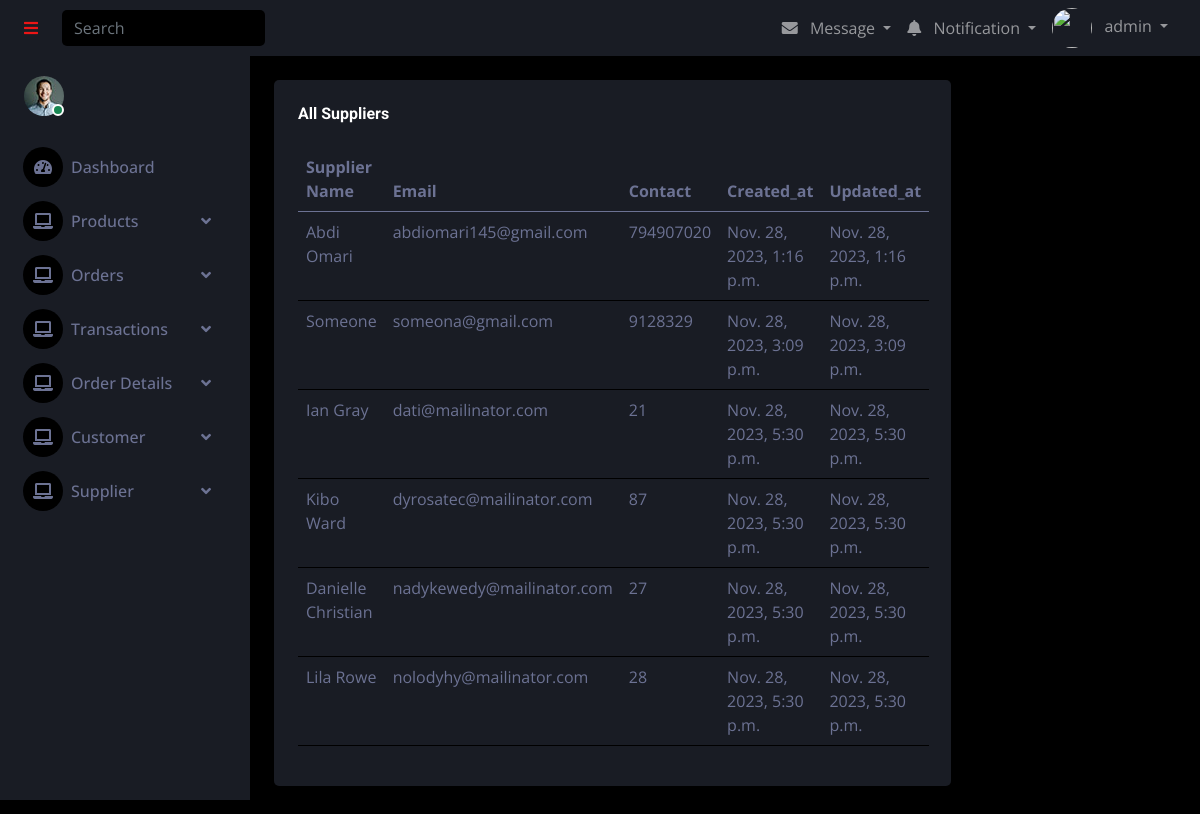
Screenshot of /Supplier/ (signed in) with the database file from the repository.
### inventory_app/models.py (models this page shows, shortened)
class Supplier(models.Model):
    supplierID = models.AutoField(primary_key=True)
    name = models.CharField(max_length=40)
    email = models.EmailField(unique=True)
    contact = models.IntegerField()
    created_at = models.DateTimeField(auto_now_add=True, null=True)  # Once during creation
    updated_at = models.DateTimeField(auto_now=True, null=True)  # Every time an update happens

### inventory_app/views.py (the view)
# urls.py: path('Supplier/', views.view_suppliers, name='view_suppliers'),
@login_required
def view_suppliers(request):
    suppliers = Supplier.objects.all()
    return render(request, "view_suppliers.html", {"suppliers": suppliers})

### templates/view_suppliers.html (shortened to what this page needs)
{% extends "layout/master.html" %}
{% load humanize %}
{% block content %}
    <div class="container-fluid position-relative d-flex p-0">
     <div class="content">
      <div class="container-fluid pt-4 px-4">
     <div class="col-sm-12 col-xl-9">
                        <div class="bg-secondary rounded h-100 p-4">
                            <h6 class="mb-4">All Suppliers</h6>
                            <table class="table table-hover">
                                <thead>
                                    <tr>
                                        <th scope="col">Supplier Name</th>
                                        <th scope="col">Email</th>
                                        <th scope="col">Contact</th>
                                        <th scope="col">Created_at</th>
                                         <th scope="col">Updated_at</th>
                                    </tr>
                                </thead>
                                <tbody>
                                {% for supplier in suppliers %}
                                    <tr>
                                        <td>{{ supplier.name }}</td>
                                        <td>{{ supplier.email }}</td>
                                        <td>{{ supplier.contact }}</td>
                                        <td>{{ supplier.created_at }}</td>
                                        <td>{{ supplier.updated_at }}</td>
                                    </tr>
                                {% endfor %}
                                </tbody>
                            </table>
                        </div>
                    </div>
      </div>
     </div>
    </div>
{% endblock %}

### templates/partials/header.html (shortened to what this page needs)
{% load static %}
        <div class="sidebar pe-4 pb-3">
            <nav class="navbar bg-secondary navbar-dark">
                <a href="{% url 'home' %}" class="navbar-brand mx-4 mb-3">
                    <h3 class="text-primary">Bonita IMS</h3>
                </a>
                <div class="d-flex align-items-center ms-4 mb-4">
                    <div class="position-relative">
                        <img class="rounded-circle" src="{% static 'app/img/user.jpg' %}" alt=""
                             style="width: 40px;
                        height:
                        40px;">
                        <div class="bg-success rounded-circle border border-2 border-white position-absolute end-0 bottom-0 p-1"></div>
                    </div>
                </div>
                <div class="navbar-nav w-100">
                    <a href="{% url 'home' %}" class="nav-item nav-link"><i class="fa
                    fa-tachometer-alt me-2"></i>Dashboard</a>
                     <div class="nav-item dropdown">
                        <a href="#" class="nav-link dropdown-toggle" data-bs-toggle="dropdown"><i
                                class="fa fa-laptop me-2"></i>Products</a>
                    </div>
                     <div class="nav-item dropdown">
                        <a href="#" class="nav-link dropdown-toggle" data-bs-toggle="dropdown"><i
                                class="fa fa-laptop me-2"></i>Orders</a>
                    </div>
                     <div class="nav-item dropdown">
                        <a href="#" class="nav-link dropdown-toggle" data-bs-toggle="dropdown"><i
                                class="fa fa-laptop me-2"></i>Transactions</a>
                    </div>
                      <div class="nav-item dropdown">
                        <a href="#" class="nav-link dropdown-toggle" data-bs-toggle="dropdown"><i
                                class="fa fa-laptop me-2"></i>Order Details</a>
                    </div>
                     <div class="nav-item dropdown">
                        <a href="#" class="nav-link dropdown-toggle" data-bs-toggle="dropdown"><i
                                class="fa fa-laptop me-2"></i>Customer</a>
                    </div>
                      <div class="nav-item dropdown">
                        <a href="#" class="nav-link dropdown-toggle" data-bs-toggle="dropdown"><i
                                class="fa fa-laptop me-2"></i>Supplier</a>
                    </div>
                </div>
            </nav>
        </div>
            <nav class="navbar navbar-expand bg-secondary navbar-dark sticky-top px-4 py-0">
                <a href="#" class="sidebar-toggler flex-shrink-0">
                    <i class="fa fa-bars"></i>
                </a>
                <form class="d-none d-md-flex ms-4">
                    <input aria-label="search" class="form-control bg-dark border-0" type="search"
                            placeholder="Search">
                </form>
                <div class="navbar-nav align-items-center ms-auto">
                    <div class="nav-item dropdown">
                        <a href="#" class="nav-link dropdown-toggle" data-bs-toggle="dropdown">
                            <i class="fa fa-envelope me-lg-2"></i>
                            <span class="d-none d-lg-inline-flex">Message</span>
                        </a>
                    </div>
                    <div class="nav-item dropdown">
                        <a href="#" class="nav-link dropdown-toggle" data-bs-toggle="dropdown">
                            <i class="fa fa-bell me-lg-2"></i>
                            <span class="d-none d-lg-inline-flex">Notification</span>
                        </a>
                    </div>
                    <div class="nav-item dropdown">
                        {% if user.is_authenticated %}
                        <a href="#" class="nav-link dropdown-toggle" data-bs-toggle="dropdown">
                            <img class="rounded-circle me-lg-2" src="{{ user.image }}" alt=""
                                 style="width:
                            40px; height: 40px;">
                            <span class="d-none d-lg-inline-flex">{{ user.username }}</span>
                        </a>
                        {% endif %}
                    </div>
                </div>
            </nav>

### static/app/css/style.css (style rules this page uses)
:root { --primary: #EB1616; --secondary: #191C24; --light: #6C7293; --dark: #000000; }
.sidebar { position: fixed; top: 0; left: 0; bottom: 0; width: 250px; height: 100vh; overflow-y: auto; background: var(--secondary); transition: 0.5s; z-index: 999; }
.content { margin-left: 250px; min-height: 100vh; background: var(--dark); transition: 0.5s; }
@media (min-width: 992px) { .sidebar { margin-left: 0; } }
@media (min-width: 992px) { .content { width: calc(100% - 250px); } }
.sidebar .navbar .navbar-nav .nav-link { padding: 7px 20px; color: var(--light); font-weight: 500; border-left: 3px solid var(--secondary); border-radius: 0 30px 30px 0; outline: none; }
.sidebar .navbar .navbar-nav .nav-link i { width: 40px; height: 40px; display: inline-flex; align-items: center; justify-content: center; background: var(--dark); border-radius: 40px; }
.sidebar .navbar .dropdown-toggle::after { position: absolute; top: 15px; right: 15px; border: none; content: "\f107"; font-family: "Font Awesome 5 Free"; font-weight: 900; transition: .5s; }

### rows the page displays
Supplier: name "Abdi Omari", email "abdiomari145@gmail.com", contact "794907020", created_at "Nov. 28, 2023, 1:16 p.m.", updated_at "Nov. 28, 2023, 1:16 p.m."
Supplier: name "Someone", email "someona@gmail.com", contact "9128329", created_at "Nov. 28, 2023, 3:09 p.m.", updated_at "Nov. 28, 2023, 3:09 p.m."
Supplier: name "Ian Gray", email "dati@mailinator.com", contact "21", created_at "Nov. 28, 2023, 5:30 p.m.", updated_at "Nov. 28, 2023, 5:30 p.m."
Supplier: name "Kibo Ward", email "dyrosatec@mailinator.com", contact "87", created_at "Nov. 28, 2023, 5:30 p.m.", updated_at "Nov. 28, 2023, 5:30 p.m."
Supplier: name "Danielle Christian", email "nadykewedy@mailinator.com", contact "27", created_at "Nov. 28, 2023, 5:30 p.m.", updated_at "Nov. 28, 2023, 5:30 p.m."
Supplier: name "Lila Rowe", email "nolodyhy@mailinator.com", contact "28", created_at "Nov. 28, 2023, 5:30 p.m.", updated_at "Nov. 28, 2023, 5:30 p.m."

### other values shown
{{ user.username }} "admin"
